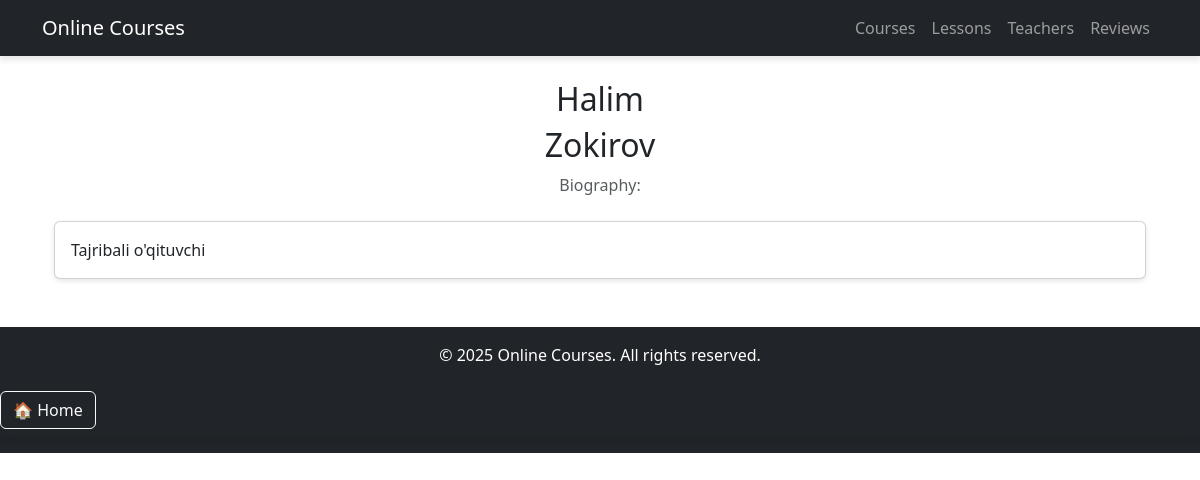
/teacher/list/1/, run on the app's committed database.
### librarys/models.py (models this page shows, shortened)
class Teacher(models.Model):
    first_name = models.CharField(max_length=50)  # Ism
    last_name = models.CharField(max_length=50)  # Familya
    bio = models.TextField(blank=True)
    experience = models.IntegerField(default=0)

### librarys/views.py (the view)
# urls.py: path('',teacher_list,name='teacher-list'),
def teacher_list(request,pk):
    forms = Teacher.objects.get(pk=pk)
    return render(request,'library/teacher_list.html',{'forms':forms})

### librarys/templates/library/teacher_list.html (shortened to what this page needs)
{% extends 'library/base.html' %}
{% block content %}
<div class="container">
    <h2 class="text-center">{{ forms.first_name }}</h2>
    <h2 class="text-center">{{ forms.last_name }}</h2>
    <p class="text-muted text-center">Biography:</p>
    <div class="card mt-4">
        <div class="card-body">
            <p class="card-text">{{ forms.bio }}</p>
        </div>
    </div>
</div>
{% endblock %}

### librarys/static/css/style.css (style rules this page uses)
body { background-color: #f8f9fa; font-family: Arial, sans-serif; }
.container { max-width: 900px; margin: auto; }
.card { border-radius: 10px; box-shadow: 0 2px 5px rgba(0, 0, 0, 0.1); }
.card-body { padding: 20px; }

### data on the page
Teacher: first_name "Halim", last_name "Zokirov", bio "Tajribali o'qituvchi"
